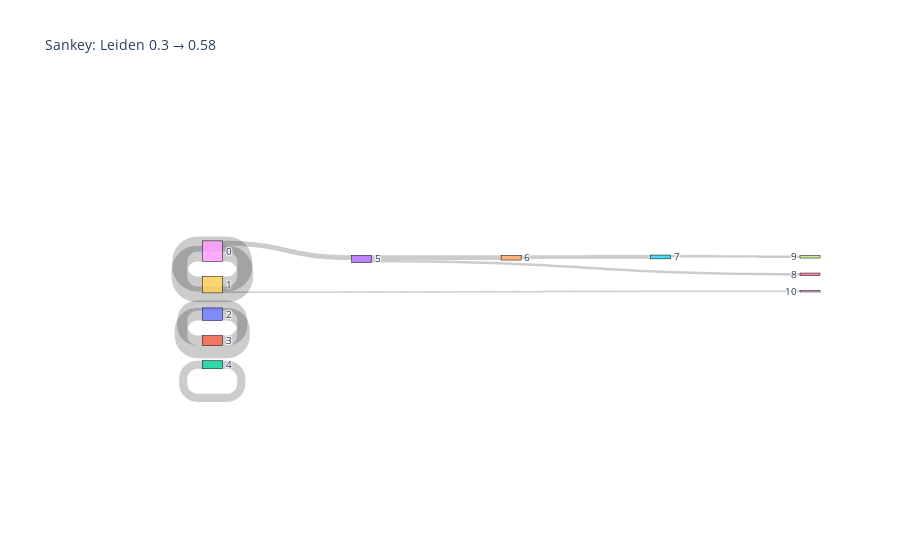

The notebook cell saved with this chart:
### Markdown cell above
## Root finding for subclusters (Optional)

### Code cell
# 1) Compute your two Leiden clusterings
res1, res2 = 0.3, 0.58
sc.tl.leiden(adata, resolution=res1, key_added=f'leiden_{res1}')
sc.tl.leiden(adata, resolution=res2, key_added=f'leiden_{res2}')

# 2) Build contingency table
ct = pd.crosstab(adata.obs[f'leiden_{res1}'], adata.obs[f'leiden_{res2}'])

# 3) Prepare Sankey data
labels = list(map(str, ct.index)) + list(map(str, ct.columns))
idx = {l:i for i,l in enumerate(labels)}
source, target, value = [], [], []
for i,row in enumerate(ct.index):
    for j,col in enumerate(ct.columns):
        c = ct.loc[row,col]
        if c>0:
            source.append(idx[str(row)])
            target.append(idx[str(col)])
            value.append(c)

# 4) Build figure
sankey = go.Sankey(
    node=dict(pad=15, thickness=20, line=dict(color="black",width=0.5), label=labels),
    link=dict(source=source, target=target, value=value)
)
fig = go.Figure(sankey)
fig.update_layout(title_text=f"Sankey: Leiden {res1} → {res2}", font_size=10)

# 5) Render in notebook
pyo.init_notebook_mode(connected=True)
pyo.iplot(fig)

### Figure 1 — Plotly figure (JSON) as saved in the notebook; plotly's stock layout.template omitted (floating-point values rounded to 4 significant figures)
{"data": [{"link": {"source": [8, 8, 9, 9, 10, 11, 12, 13, 13, 14, 15], "target": [8, 13, 9, 18, 10, 11, 12, 14, 16, 15, 17], "value": [113, 34, 107, 10, 90, 72, 58, 34, 18, 27, 18]}, "node": {"label": ["0", "1", "2", "3", "4", "5", "6", "7", "0", "1", "2", "3", "4", "5", "6", "7", "8", "9", "10"], "line": {"color": "black", "width": 0.5}, "pad": 15, "thickness": 20}, "type": "sankey"}], "layout": {"font": {"size": 10}, "title": {"text": "Sankey: Leiden 0.3 → 0.58"}}}
